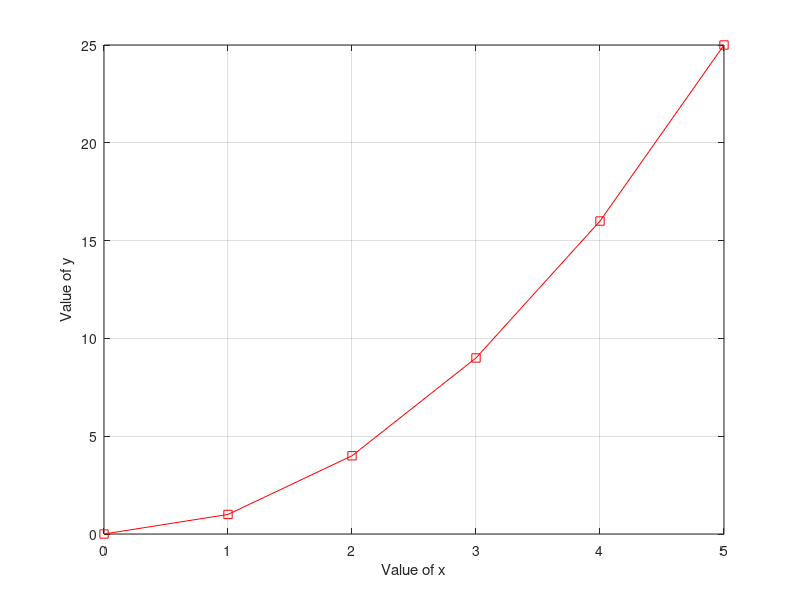

This chart was generated by the following MATLAB code:
clc;
clear all;
x=0:1:5;

z=x.^2

y=@(x)(x.^2);
A=integral(y,0,5)
A1=quad(y,0,5)
Al=quadl(y,0,5)

figure;

plot(x,z,'-rs')

xlabel('Value of x')

ylabel('Value of y')

grid on





